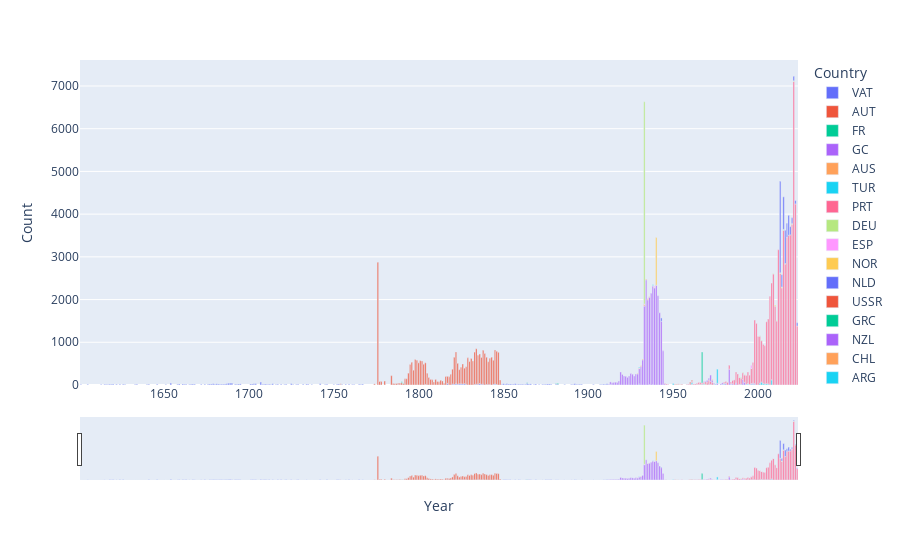

Notebook source saved alongside this figure:
### Code cell
filtered_df = grouped_df[(grouped_df['Count']>10) & (grouped_df['Year']>0)]
fig = px.bar(filtered_df, x='Year', y='Count', color='Country')
fig.update_layout(xaxis=dict(rangeslider=dict(visible=True)))
fig.show()

### Figure 1 — Plotly figure (JSON) as saved in the notebook; plotly's stock layout.template omitted (floating-point values rounded to 4 significant figures; data arrays with more than 128 entries replaced by an {"elided": "..."} marker saying what was removed)
{"data": [{"alignmentgroup": "True", "hovertemplate": "Country=VAT<br>Year=%{x}<br>Count=%{y}<extra></extra>", "legendgroup": "VAT", "marker": {"color": "#636efa", "pattern": {"shape": ""}}, "name": "VAT", "offsetgroup": "VAT", "orientation": "v", "showlegend": true, "textposition": "auto", "type": "bar", "x": {"elided": "162 int values"}, "xaxis": "x", "y": {"elided": "162 int values"}, "yaxis": "y"}, {"alignmentgroup": "True", "hovertemplate": "Country=AUT<br>Year=%{x}<br>Count=%{y}<extra></extra>", "legendgroup": "AUT", "marker": {"color": "#EF553B", "pattern": {"shape": ""}}, "name": "AUT", "offsetgroup": "AUT", "orientation": "v", "showlegend": true, "textposition": "auto", "type": "bar", "x": [1754, 1774, 1776, 1777, 1778, 1780, 1784, 1785, 1786, 1787, 1788, 1789, 1790, 1791, 1792, 1793, 1794, 1795, 1796, 1797, 1798, 1799, 1800, 1801, 1802, 1803, 1804, 1805, 1806, 1807, 1808, 1809, 1810, 1811, 1812, 1813, 1814, 1815, 1816, 1817, 1818, 1819, 1820, 1821, 1822, 1823, 1824, 1825, 1826, 1827, 1828, 1829, 1830, 1831, 1832, 1833, 1834, 1835, 1836, 1837, 1838, 1839, 1840, 1841, 1842, 1843, 1844, 1845, 1846, 1847, 1848], "xaxis": "x", "y": [16, 26, 2875, 82, 80, 92, 219, 36, 29, 34, 26, 47, 55, 34, 145, 147, 278, 482, 531, 347, 599, 581, 519, 570, 563, 487, 507, 275, 177, 131, 120, 70, 131, 82, 76, 111, 94, 42, 200, 163, 191, 252, 348, 636, 737, 490, 331, 384, 469, 364, 413, 636, 549, 622, 559, 758, 830, 678, 690, 628, 791, 738, 640, 531, 614, 651, 563, 797, 780, 766, 115], "yaxis": "y"}, {"alignmentgroup": "True", "hovertemplate": "Country=FR<br>Year=%{x}<br>Count=%{y}<extra></extra>", "legendgroup": "FR", "marker": {"color": "#00cc96", "pattern": {"shape": ""}}, "name": "FR", "offsetgroup": "FR", "orientation": "v", "showlegend": true, "textposition": "auto", "type": "bar", "x": [1790, 1791, 1864, 1881, 1882], "xaxis": "x", "y": [21, 14, 16, 11, 21], "yaxis": "y"}, {"alignmentgroup": "True", "hovertemplate": "Country=GC<br>Year=%{x}<br>Count=%{y}<extra></extra>", "legendgroup": "GC", "marker": {"color": "#ab63fa", "pattern": {"shape": ""}}, "name": "GC", "offsetgroup": "GC", "orientation": "v", "showlegend": true, "textposition": "auto", "type": "bar", "x": [1912, 1913, 1914, 1915, 1916, 1917, 1918, 1919, 1920, 1921, 1922, 1923, 1924, 1925, 1926, 1927, 1928, 1929, 1930, 1931, 1932, 1933, 1934, 1935, 1936, 1937, 1938, 1939, 1940, 1941, 1942, 1943, 1944, 1945], "xaxis": "x", "y": [12, 58, 54, 57, 65, 57, 96, 305, 245, 211, 203, 178, 212, 270, 253, 211, 259, 261, 364, 436, 589, 1848, 2463, 1994, 2045, 2146, 2302, 2274, 2334, 2091, 1691, 1492, 799, 29], "yaxis": "y"}, {"alignmentgroup": "True", "hovertemplate": "Country=AUS<br>Year=%{x}<br>Count=%{y}<extra></extra>", "legendgroup": "AUS", "marker": {"color": "#FFA15A", "pattern": {"shape": ""}}, "name": "AUS", "offsetgroup": "AUS", "orientation": "v", "showlegend": true, "textposition": "auto", "type": "bar", "x": [1929, 1930, 1931, 1932, 1933, 1934, 1935, 1936, 1938, 1939, 1951, 1952, 1953, 1954, 1955, 1961, 1964, 1965, 1966, 1968, 1969], "xaxis": "x", "y": [14, 12, 14, 22, 35, 21, 24, 14, 15, 11, 11, 17, 14, 11, 14, 12, 12, 11, 17, 13, 21], "yaxis": "y"}, {"alignmentgroup": "True", "hovertemplate": "Country=TUR<br>Year=%{x}<br>Count=%{y}<extra></extra>", "legendgroup": "TUR", "marker": {"color": "#19d3f3", "pattern": {"shape": ""}}, "name": "TUR", "offsetgroup": "TUR", "orientation": "v", "showlegend": true, "textposition": "auto", "type": "bar", "x": [1930, 1938, 1950, 1961, 1967, 1968, 1971, 1972, 1974, 1975, 1979, 1980, 1984, 1990, 1993, 1994, 1995, 1996, 1997, 1998, 2001, 2002, 2003, 2004, 2005, 2006, 2008], "xaxis": "x", "y": [16, 15, 35, 49, 11, 18, 14, 13, 11, 15, 12, 22, 13, 19, 15, 21, 11, 20, 18, 13, 43, 69, 39, 23, 30, 24, 121], "yaxis": "y"}, {"alignmentgroup": "True", "hovertemplate": "Country=PRT<br>Year=%{x}<br>Count=%{y}<extra></extra>", "legendgroup": "PRT", "marker": {"color": "#FF6692", "pattern": {"shape": ""}}, "name": "PRT", "offsetgroup": "PRT", "orientation": "v", "showlegend": true, "textposition": "auto", "type": "bar", "x": [1933, 1945, 1946, 1947, 1951, 1953, 1955, 1958, 1959, 1960, 1961, 1962, 1963, 1964, 1965, 1966, 1967, 1968, 1969, 1970, 1971, 1972, 1973, 1974], "xaxis": "x", "y": [12, 12, 22, 13, 14, 12, 11, 14, 16, 28, 24, 19, 21, 31, 45, 43, 37, 33, 56, 73, 101, 76, 65, 19], "yaxis": "y"}, {"alignmentgroup": "True", "hovertemplate": "Country=DEU<br>Year=%{x}<br>Count=%{y}<extra></extra>", "legendgroup": "DEU", "marker": {"color": "#B6E880", "pattern": {"shape": ""}}, "name": "DEU", "offsetgroup": "DEU", "orientation": "v", "showlegend": true, "textposition": "auto", "type": "bar", "x": [1933], "xaxis": "x", "y": [4737], "yaxis": "y"}, {"alignmentgroup": "True", "hovertemplate": "Country=ESP<br>Year=%{x}<br>Count=%{y}<extra></extra>", "legendgroup": "ESP", "marker": {"color": "#FF97FF", "pattern": {"shape": ""}}, "name": "ESP", "offsetgroup": "ESP", "orientation": "v", "showlegend": true, "textposition": "auto", "type": "bar", "x": [1939], "xaxis": "x", "y": [29], "yaxis": "y"}, {"alignmentgroup": "True", "hovertemplate": "Country=NOR<br>Year=%{x}<br>Count=%{y}<extra></extra>", "legendgroup": "NOR", "marker": {"color": "#FECB52", "pattern": {"shape": ""}}, "name": "NOR", "offsetgroup": "NOR", "orientation": "v", "showlegend": true, "textposition": "auto", "type": "bar", "x": [1940], "xaxis": "x", "y": [1118], "yaxis": "y"}, {"alignmentgroup": "True", "hovertemplate": "Country=NLD<br>Year=%{x}<br>Count=%{y}<extra></extra>", "legendgroup": "NLD", "marker": {"color": "#636efa", "pattern": {"shape": ""}}, "name": "NLD", "offsetgroup": "NLD", "orientation": "v", "showlegend": true, "textposition": "auto", "type": "bar", "x": [1943], "xaxis": "x", "y": [78], "yaxis": "y"}, {"alignmentgroup": "True", "hovertemplate": "Country=USSR<br>Year=%{x}<br>Count=%{y}<extra></extra>", "legendgroup": "USSR", "marker": {"color": "#EF553B", "pattern": {"shape": ""}}, "name": "USSR", "offsetgroup": "USSR", "orientation": "v", "showlegend": true, "textposition": "auto", "type": "bar", "x": [1960, 1961], "xaxis": "x", "y": [35, 24], "yaxis": "y"}, {"alignmentgroup": "True", "hovertemplate": "Country=GRC<br>Year=%{x}<br>Count=%{y}<extra></extra>", "legendgroup": "GRC", "marker": {"color": "#00cc96", "pattern": {"shape": ""}}, "name": "GRC", "offsetgroup": "GRC", "orientation": "v", "showlegend": true, "textposition": "auto", "type": "bar", "x": [1967], "xaxis": "x", "y": [724], "yaxis": "y"}, {"alignmentgroup": "True", "hovertemplate": "Country=NZL<br>Year=%{x}<br>Count=%{y}<extra></extra>", "legendgroup": "NZL", "marker": {"color": "#ab63fa", "pattern": {"shape": ""}}, "name": "NZL", "offsetgroup": "NZL", "orientation": "v", "showlegend": true, "textposition": "auto", "type": "bar", "x": [1968, 1969, 1970, 1971, 1972, 1973, 1974, 1976, 1978, 1979, 1980, 1981, 1983, 1984, 1985, 1987, 1989, 1991, 1992, 1994, 1996, 1997, 1998], "xaxis": "x", "y": [13, 14, 34, 42, 144, 48, 15, 40, 25, 38, 15, 39, 371, 18, 28, 49, 13, 131, 65, 14, 14, 24, 24], "yaxis": "y"}, {"alignmentgroup": "True", "hovertemplate": "Country=CHL<br>Year=%{x}<br>Count=%{y}<extra></extra>", "legendgroup": "CHL", "marker": {"color": "#FFA15A", "pattern": {"shape": ""}}, "name": "CHL", "offsetgroup": "CHL", "orientation": "v", "showlegend": true, "textposition": "auto", "type": "bar", "x": [1973], "xaxis": "x", "y": [18], "yaxis": "y"}, {"alignmentgroup": "True", "hovertemplate": "Country=ARG<br>Year=%{x}<br>Count=%{y}<extra></extra>", "legendgroup": "ARG", "marker": {"color": "#19d3f3", "pattern": {"shape": ""}}, "name": "ARG", "offsetgroup": "ARG", "orientation": "v", "showlegend": true, "textposition": "auto", "type": "bar", "x": [1976], "xaxis": "x", "y": [331], "yaxis": "y"}, {"alignmentgroup": "True", "hovertemplate": "Country=USA<br>Year=%{x}<br>Count=%{y}<extra></extra>", "legendgroup": "USA", "marker": {"color": "#FF6692", "pattern": {"shape": ""}}, "name": "USA", "offsetgroup": "USA", "orientation": "v", "showlegend": true, "textposition": "auto", "type": "bar", "x": [1980, 1981, 1982, 1983, 1984, 1985, 1986, 1987, 1988, 1989, 1990, 1991, 1992, 1993, 1994, 1995, 1996, 1997, 1998, 1999, 2000, 2001, 2002, 2003, 2004, 2005, 2006, 2007, 2008, 2009, 2010, 2011, 2012, 2013, 2014, 2015, 2016, 2017, 2018, 2019, 2020, 2021, 2022, 2023], "xaxis": "x", "y": [29, 45, 61, 90, 37, 77, 119, 254, 260, 162, 141, 156, 170, 207, 270, 219, 353, 484, 1482, 1442, 1138, 1098, 968, 910, 896, 1450, 1519, 2077, 2264, 2600, 1842, 1497, 3167, 2612, 2275, 3622, 2831, 3457, 3506, 3515, 3761, 7107, 4239, 1379], "yaxis": "y"}, {"alignmentgroup": "True", "hovertemplate": "Country=CHN<br>Year=%{x}<br>Count=%{y}<extra></extra>", "legendgroup": "CHN", "marker": {"color": "#B6E880", "pattern": {"shape": ""}}, "name": "CHN", "offsetgroup": "CHN", "orientation": "v", "showlegend": true, "textposition": "auto", "type": "bar", "x": [1989, 1990, 1991, 1992, 2001, 2002, 2009, 2011, 2013, 2014, 2015, 2016, 2020, 2021], "xaxis": "x", "y": [15, 16, 13, 11, 14, 14, 11, 12, 14, 22, 20, 14, 21, 13], "yaxis": "y"}, {"alignmentgroup": "True", "hovertemplate": "Country=IRN<br>Year=%{x}<br>Count=%{y}<extra></extra>", "legendgroup": "IRN", "marker": {"color": "#FF97FF", "pattern": {"shape": ""}}, "name": "IRN", "offsetgroup": "IRN", "orientation": "v", "showlegend": true, "textposition": "auto", "type": "bar", "x": [1996], "xaxis": "x", "y": [73], "yaxis": "y"}, {"alignmentgroup": "True", "hovertemplate": "Country=BGD<br>Year=%{x}<br>Count=%{y}<extra></extra>", "legendgroup": "BGD", "marker": {"color": "#FECB52", "pattern": {"shape": ""}}, "name": "BGD", "offsetgroup": "BGD", "orientation": "v", "showlegend": true, "textposition": "auto", "type": "bar", "x": [2010], "xaxis": "x", "y": [29], "yaxis": "y"}, {"alignmentgroup": "True", "hovertemplate": "Country=RUS<br>Year=%{x}<br>Count=%{y}<extra></extra>", "legendgroup": "RUS", "marker": {"color": "#636efa", "pattern": {"shape": ""}}, "name": "RUS", "offsetgroup": "RUS", "orientation": "v", "showlegend": true, "textposition": "auto", "type": "bar", "x": [2013, 2014, 2015, 2016, 2017, 2018, 2019, 2020, 2021, 2022, 2023], "xaxis": "x", "y": [2142, 286, 763, 780, 327, 467, 192, 134, 108, 80, 80], "yaxis": "y"}], "layout": {"barmode": "relative", "legend": {"title": {"text": "Country"}, "tracegroupgap": 0}, "margin": {"t": 60}, "xaxis": {"anchor": "y", "domain": [0, 1], "rangeslider": {"visible": true}, "title": {"text": "Year"}}, "yaxis": {"anchor": "x", "domain": [0, 1], "title": {"text": "Count"}}}}
